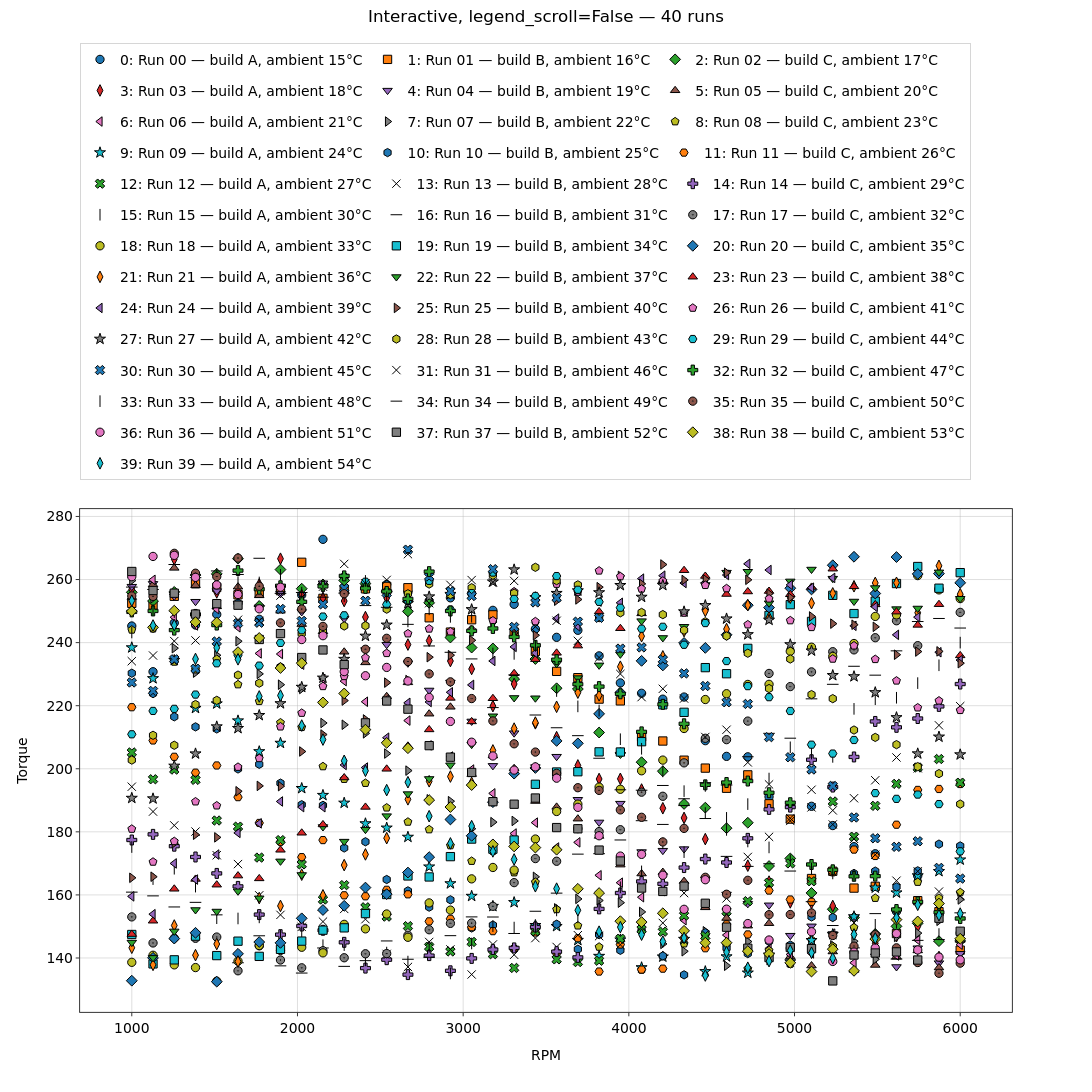

Notebook cell for this chart:
### Markdown cell above
---
## 7. Interactive plots: `legend_scroll=False`

Interactive legends keep scrolling by default. To show the whole legend on screen
as well, turn scrolling off. Every later plot then grows to fit its legend, just
like the images.

### Code cell
nb.set_default_format(legend_scroll=False)
nb.plot(x='RPM', y='Torque', suptitle='Interactive, legend_scroll=False — 40 runs')
